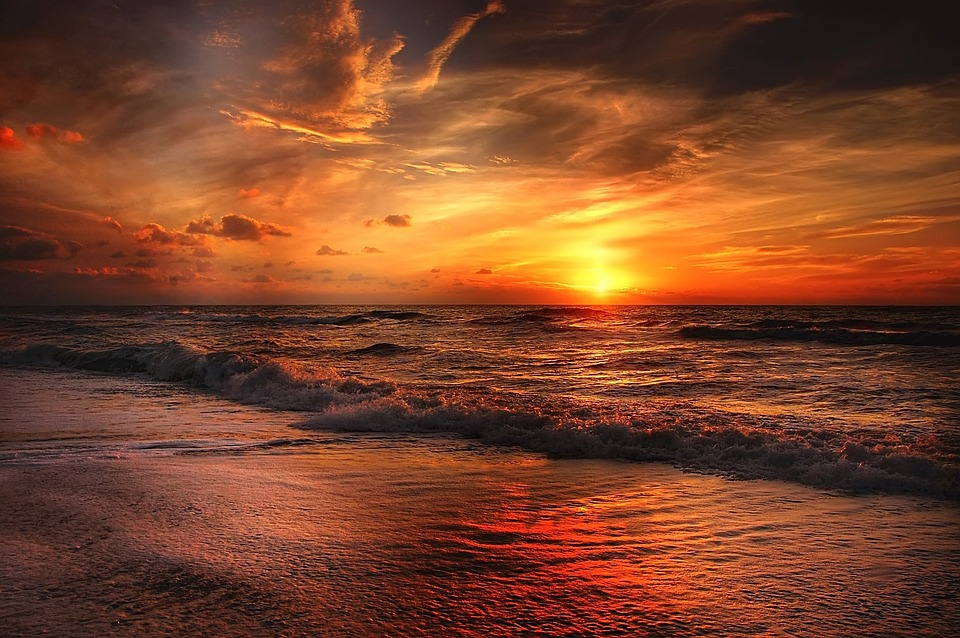
#> input picture Machine learning (Машинне навчання)/practics/Lab5_ML_Poroskun SVD/beach.jpg, 960 x 638 px
$ jupyter execute Lab5_ml_Poroskun.ipynb   (shell and % lines are left out)
#> lines starting #> are read from the running program, lines starting #| are printed output that depends on the picture
# Машинне навчання

## Редукування даних: метод SVD

###  Лабораторна робота 5

**_Студентка Пороскун Олена. Група ПМ.м-21_**

_______________________________________________________________________________________________________________

[cell 1]

import numpy as np
import pandas as pd
import matplotlib.pyplot as plt
import matplotlib.image as mpimg
from matplotlib.image import imread
import os

# Import opencv
import cv2

[cell 2]
import warnings
warnings.filterwarnings('ignore')

* **1**

[cell 3]
name_img = 'beach.jpg'
img_orig = mpimg.imread(name_img)
#> img_orig is the input picture: shape (638, 960, 3); mean R, G, B 123.7, 68, 40.7
imgplot = plt.imshow(img_orig)

* **2-3**

[cell 4]
def fun_matrixs(name_img, components):
    # Завантажте вхідне зображення і перетвориіть в чорнобіле
#> called with name_img = 'beach.jpg'
    img = cv2.imread(name_img, 0)
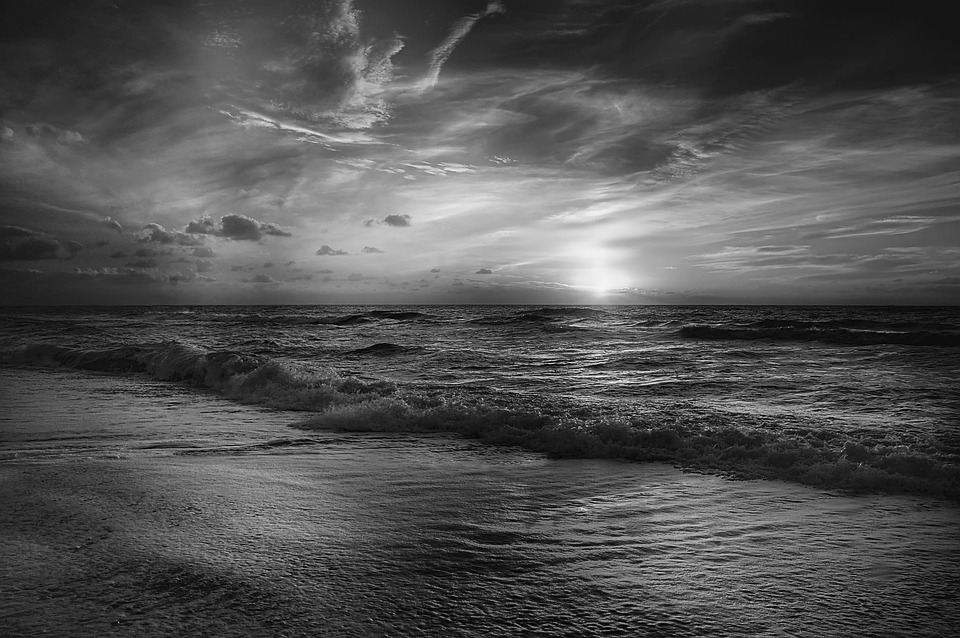
#> img: shape (638, 960); min 0, max 252, mean 81.5

    original_shape = img.shape
#> original_shape = (638, 960)
    print('Розміри початкового зображення:', original_shape)
#| Розміри початкового зображення: (638, 960)

    U, S, V = np.linalg.svd(img)
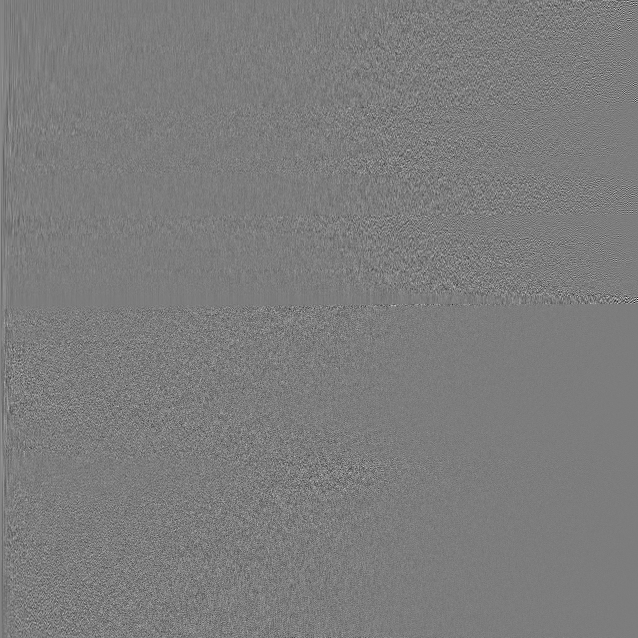
#> U: shape (638, 638) float64; min -0.439, max 0.457, mean 8.14e-05; drawn with min black and max white
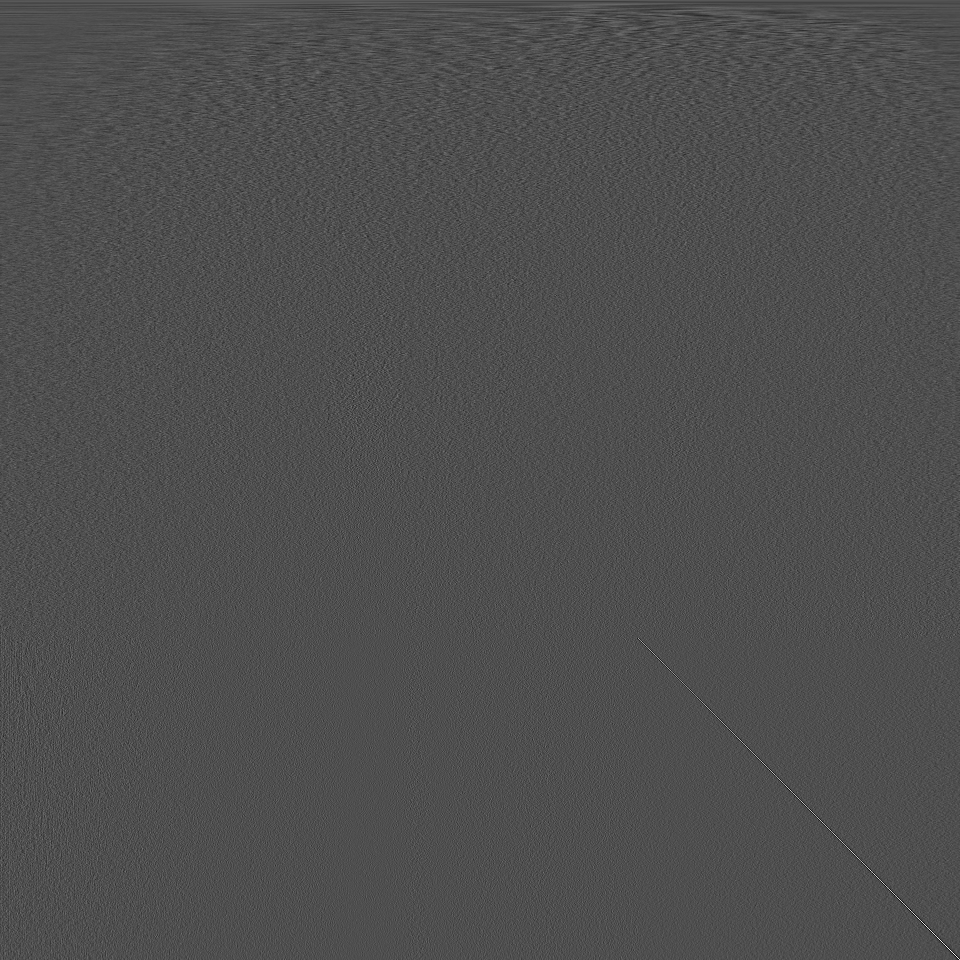
#> V: shape (960, 960) float64; min -0.286, max 0.638, mean 2.22e-05; drawn with min black and max white
#> S = 638 values, max 69576.8 at index 0, min 4.98 at index 637, mean 536.9
    print('\nРозміри матриць отриманих з np.linalg.svd(...):\n U.shape, S.shape, V.shape')
    print(U.shape, S.shape, V.shape)
#| (638, 638) (638,) (960, 960)

    first = [min(np.shape(img))]
#> first = [638]
    #comps = [first, 200, 50, 15, 5, 1]
    comps = first + components
    print('\nСписок числа компонент:', comps)
#| Список числа компонент: [638, 200, 100, 50, 25, 15, 10, 5, 4, 3, 2, 1]

    matr = []
    for i in range(len(comps)):
        low_rank = U[:, :comps[i]] @ np.diag(S[:comps[i]]) @ V[:comps[i], :]
        #print(np.shape(low_rank))
        matr.append(low_rank)
#> this loop made 12 passes
#> pass 3, in fun_matrixs, `low_rank = U[:, :comps[i]] @ np.diag(S[:comps[i]]) @ V[:comps[i], :]`:
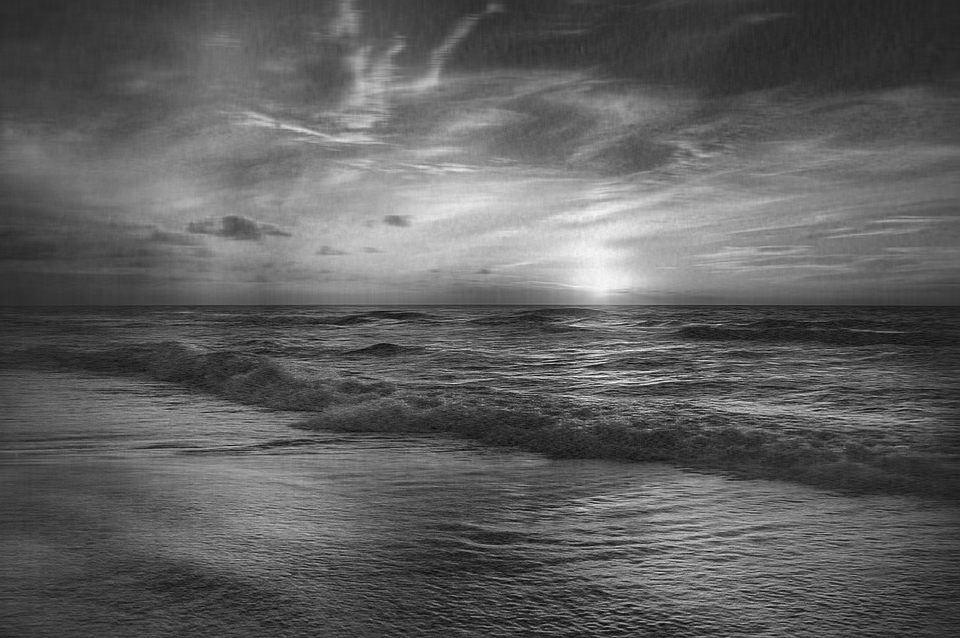
#> low_rank: shape (638, 960) float64; min -22.67, max 255.8, mean 81.5; drawn with min black and max white
#> after the loop, matr = 12 items

    return matr

[cell 5]
components0 = [200, 100, 50, 25, 15, 10, 5, 4, 3, 2, 1]
matr0 = fun_matrixs(name_img, components0)
#> matr0 = 12 items
print(np.shape(matr0))
#| (12, 638, 960)

[cell 6]
matr0_ = matr0[0]
covmat = np.cov(matr0_)
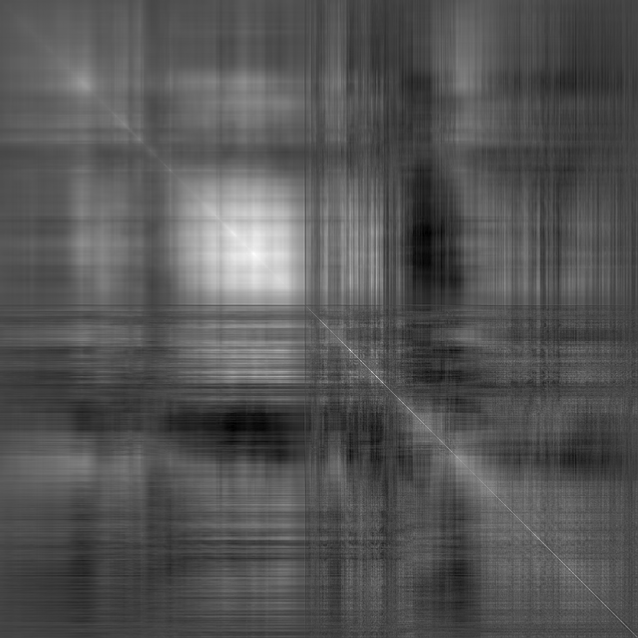
#> covmat: shape (638, 638) float64; min -1144.6, max 3104.9, mean 277.6; drawn with min black and max white
w, v = np.linalg.eig(covmat)
#> w = 638 values, max 310432.9 at index 0, min 0.0258 at index 568, mean 1249

[cell 7]
d2 = {'Власні значення': w[:20]}
df1 = pd.DataFrame(d2)
#> df1 = table of 20 rows and 1 columns
display(df1.head())

[cell 8]
numbers = np.arange(20)
plt.bar(numbers, height=df1['Власні значення'])
plt.xticks(numbers)
plt.title('Гістограма перших 20 власних значень')
plt.xlabel('Номер власного вектору')
plt.ylabel('Власні значення коваріаційної матриці')
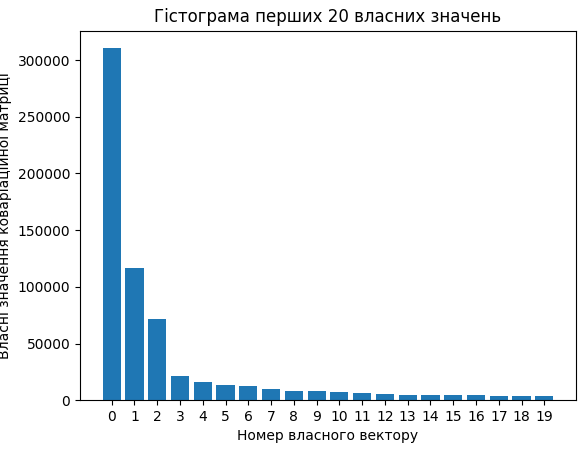
#> figure drawn by matplotlib, 1 panel; tallest bar 310432.9 high, from x = -0.4 to 0.4

* **4**

[cell 9]
def plot_components(name_img):
    # Завантажте вхідне зображення і перетвориіть в чорнобіле
#> called with name_img = 'beach.jpg'
    img = cv2.imread(name_img, 0)
    original_shape = img.shape
#> original_shape = (638, 960)
    print('Розміри початкового зображення:', original_shape)
#| Розміри початкового зображення: (638, 960)

    # Отримання svd
    U, S, V = np.linalg.svd(img)

    print('\nРозміри матриць отриманих з np.linalg.svd(...):\n U.shape, S.shape, V.shape')
    print(U.shape, S.shape, V.shape)
#| (638, 638) (638,) (960, 960)

    # зображення з різною кількістю компонентів
    first = min(np.shape(img))
#> first = 638
    components = [first, 200, 50, 15, 5, 4, 3, 2, 1]
#> components = [638, 200, 50, 15, 5, 4, 3, 2, 1]
    print('\nСписок числа компонент:', components, '\n')
#| Список числа компонент: [638, 200, 50, 15, 5, 4, 3, 2, 1]

    plt.figure(figsize = (16, 8))
    for i in range(len(components)):
        low_rank = U[:, :components[i]] @ np.diag(S[:components[i]]) @ V[:components[i], :]
    return components

components = plot_components(name_img)

[cell 10]
x = components[::-1]
percentage = [(1 - x[i]/x[-1])*100 for i in range(len(x))]
print('Втрати інформації')
for i in percentage:
    print(round(i,3), '%')

* **5**

[cell 11]
plt.figure(figsize = (6, 5))
plt.plot(x, percentage, 'o--', label = 'Втрати інформації %')
plt.title('Втрати інформації %')
plt.xlabel('Кількість використаних компонент')
plt.ylabel('Втрати інформації %')
plt.legend(bbox_to_anchor=(1,1), loc="upper left", prop={'size': 12})
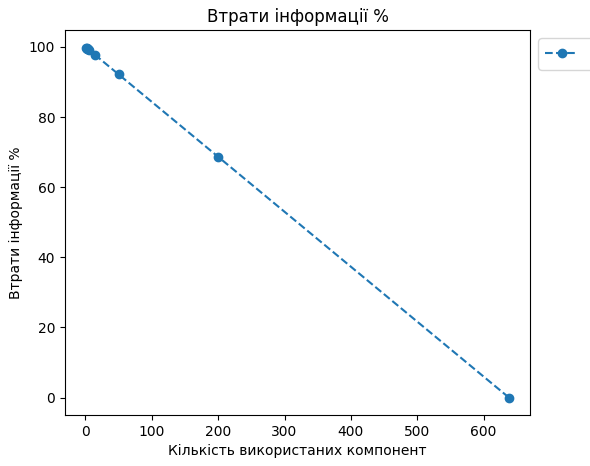
#> figure drawn by matplotlib, 1 panel

* **6**

[cell 12]
def plot_n_comp(name_img):
    # Завантажте вхідне зображення і перетвориіть в чорнобіле
#> called with name_img = 'beach.jpg'
    img = cv2.imread(name_img, 0)
    original_shape = img.shape
    print('Розміри початкового зображення:', original_shape)
#| Розміри початкового зображення: (638, 960)

    # Отримання svd
    U, S, V = np.linalg.svd(img)

    print('\nРозміри матриць отриманих з np.linalg.svd(...):\n U.shape, S.shape, V.shape')
    print(U.shape, S.shape, V.shape)
#| (638, 638) (638,) (960, 960)

    # зображення з різною кількістю компонентів
    first = min(np.shape(img))
    components = [first, 300, 75, 15, 5, 1]
    print('\nСписок числа компонент:', components, '\n')
#| Список числа компонент: [638, 300, 75, 15, 5, 1]

    plt.figure(figsize = (16, 8))
    for i in range(len(components)):
        low_rank = U[:, :components[i]] @ np.diag(S[:components[i]]) @ V[:components[i], :]
        if(i == 0):
            plt.subplot(2, 3, i+1), plt.imshow(low_rank, cmap = 'gray'), plt.axis('off'), \
            plt.title("Початкове зображення з n_components =" + str(components[i]))
        else:
            plt.subplot(2, 3, i+1), plt.imshow(low_rank, cmap = 'gray'), plt.axis('off'), \
            plt.title("n_components =" + str(components[i]))

        #matr.append(low_rank)
        #print()

plot_n_comp(name_img)
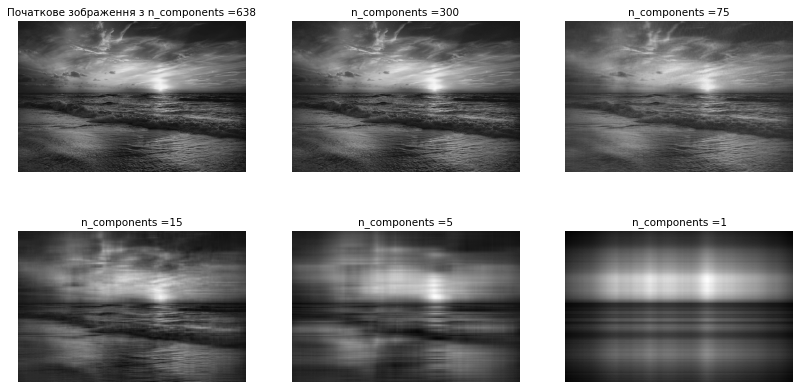
#> figure drawn by matplotlib, 6 panels
